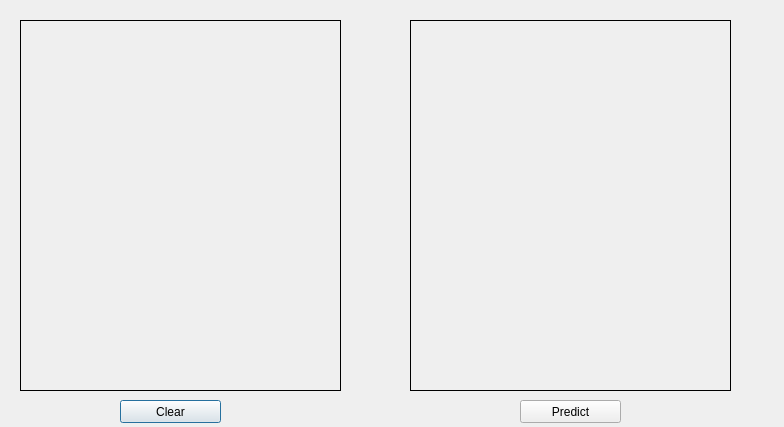
<?xml version="1.0" encoding="UTF-8"?>
<ui version="4.0">
 <class>Dialog</class>
 <widget class="QDialog" name="Dialog">
  <property name="geometry">
   <rect>
    <x>0</x>
    <y>0</y>
    <width>784</width>
    <height>427</height>
   </rect>
  </property>
  <property name="sizePolicy">
   <sizepolicy hsizetype="Fixed" vsizetype="Fixed">
    <horstretch>0</horstretch>
    <verstretch>0</verstretch>
   </sizepolicy>
  </property>
  <property name="minimumSize">
   <size>
    <width>784</width>
    <height>427</height>
   </size>
  </property>
  <property name="maximumSize">
   <size>
    <width>784</width>
    <height>427</height>
   </size>
  </property>
  <property name="windowTitle">
   <string>Dialog</string>
  </property>
  <widget class="QStackedWidget" name="DrawingFrame">
   <property name="geometry">
    <rect>
     <x>20</x>
     <y>20</y>
     <width>321</width>
     <height>371</height>
    </rect>
   </property>
   <property name="frameShape">
    <enum>QFrame::Box</enum>
   </property>
   <property name="frameShadow">
    <enum>QFrame::Plain</enum>
   </property>
   <widget class="QWidget" name="page"/>
   <widget class="QWidget" name="page_2"/>
  </widget>
  <widget class="QPushButton" name="Clear_Button">
   <property name="geometry">
    <rect>
     <x>120</x>
     <y>400</y>
     <width>101</width>
     <height>23</height>
    </rect>
   </property>
   <property name="text">
    <string>Clear</string>
   </property>
  </widget>
  <widget class="QStackedWidget" name="DrawingFrame_2">
   <property name="geometry">
    <rect>
     <x>410</x>
     <y>20</y>
     <width>321</width>
     <height>371</height>
    </rect>
   </property>
   <property name="frameShape">
    <enum>QFrame::Box</enum>
   </property>
   <property name="frameShadow">
    <enum>QFrame::Plain</enum>
   </property>
   <widget class="QWidget" name="page_3"/>
   <widget class="QWidget" name="page_4"/>
  </widget>
  <widget class="QPushButton" name="Clear_Button_2">
   <property name="geometry">
    <rect>
     <x>520</x>
     <y>400</y>
     <width>101</width>
     <height>23</height>
    </rect>
   </property>
   <property name="text">
    <string>Predict</string>
   </property>
  </widget>
 </widget>
 <resources/>
 <connections/>
</ui>
